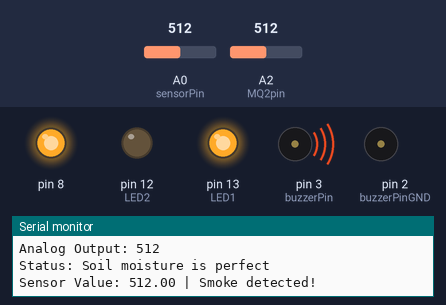
Bench run of a sketch on a simulated Arduino Uno, built with avr-gcc and run on an emulated ATmega328P. Parts: output pins drawn as LEDs (lit = HIGH), buzzer (waves = sounding, pin HIGH), the last lines printed to the serial monitor. The inputs (shaded band) are chosen by the test bench; at power-on: A0 (sensorPin) = 512, A2 (MQ2pin) = 512. Pins used as bus, display or sensor lines are not drawn.

Above: at 4.4 s.
4.5 s: A0 (sensorPin) set to 488
At 8.2 s:
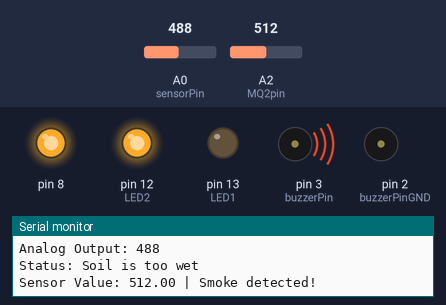
9.1 s: A0 (sensorPin) set to 810
At 12.1 s:
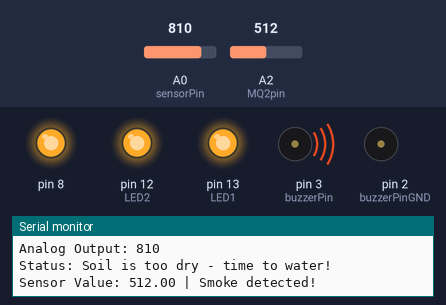
13.7 s: A2 (MQ2pin) set to 493
At 14.8 s:
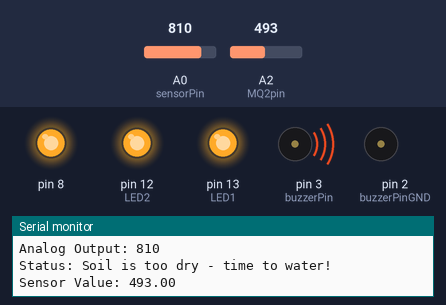
18.3 s: A0 (sensorPin) set to 763
22.9 s: A0 (sensorPin) set to 736
At 23.6 s:
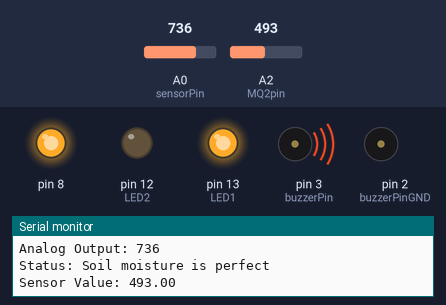
27.5 s: A0 (sensorPin) set to 900
At 28.3 s:
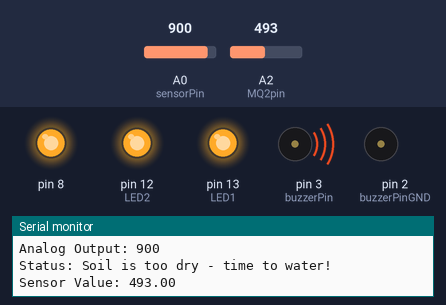
Timing chart, 0 to 30.5 s (numbered marks = the images above; inputs shaded):
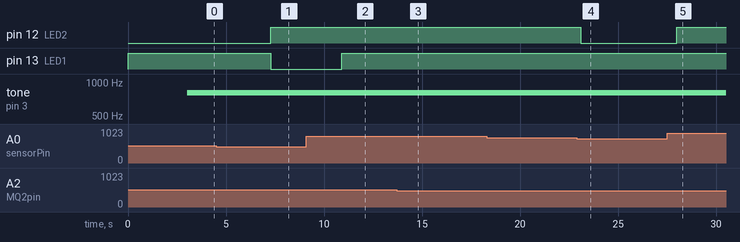

Measured:
- the behaviour switches between 500 and 499 on A0 (sensorPin) (found by bisection; images 0 and 1)
- the behaviour switches between 750 and 749 on A0 (sensorPin) (found by bisection; images 3 and 4)
- after the input at 4.5 s, pin 12 (LED2): LOW → HIGH after 2.8 s; pin 13 (LED1): HIGH → LOW after 2.8 s; tone on pin 3 (buzzerPin): stays 800 Hz (without the input it goes to 563 Hz after 4.6 s)
- after the input at 9.1 s, pin 13 (LED1): LOW → HIGH after 1.8 s; tone on pin 3 (buzzerPin): stays 800 Hz (without the input it goes to 756 Hz after 4.6 s)
- after the input at 13.7 s, tone on pin 3 (buzzerPin): stays 800 Hz (without the input it goes to 226 Hz after 4.6 s)
- after the input at 22.9 s, pin 12 (LED2): HIGH → LOW after 0.20 s
- after the input at 27.5 s, pin 12 (LED2): LOW → HIGH after 0.49 s

The sketch:

task5_TreeProtect.ino
```cpp
/* -------------------------------------------------------------------------- */
/*                                   烟雾传感器部分                                  */
/* -------------------------------------------------------------------------- */
#define MQ2pin A2
float sensorValue; // variable to store sensor value

/* -------------------------------- 土壤湿度传感器部分 ------------------------------- */

/* Change these values based on your calibration values */
#define soilWet 500 // Define max value we consider soil 'wet'
#define soilDry 750 // Define min value we consider soil 'dry'

const int LED1 = 13;
const int LED2 = 12;

// Sensor pins
#define sensorPower 7
#define sensorPin A0
/* ---------------------------------- 蜂鸣器部分 --------------------------------- */
const int buzzerPin = 3;
const int buzzerPinGND = 2;

int fre;
void setup()
{
    pinMode(8, OUTPUT);
    digitalWrite(8, HIGH); // 充当VCC

    pinMode(buzzerPinGND, OUTPUT);
    pinMode(buzzerPin, OUTPUT);
    digitalWrite(buzzerPin, LOW);
    digitalWrite(buzzerPinGND, LOW);

    pinMode(sensorPower, OUTPUT);
    pinMode(LED1, OUTPUT);
    pinMode(LED2, OUTPUT);

    // Initially keep the sensor OFF
    digitalWrite(sensorPower, LOW);
    digitalWrite(LED1, LOW);
    digitalWrite(LED2, LOW);

    Serial.begin(115200);

    Serial.println("Gas sensor warming up!");
    // delay(20000); // allow the MQ-6 to warm up
}

void loop()
{
    /* --------------------------------- 土壤湿度传感器 -------------------------------- */
    // get the reading from the function below and print it
    int moisture = readSensor();
    Serial.print("Analog Output: ");
    Serial.println(moisture);
    // Determine status of our soil
    if (moisture < soilWet)
    {
        Serial.println("Status: Soil is too wet");
        digitalWrite(LED1, 0);
        digitalWrite(LED2, 1);
    }
    else if (moisture >= soilWet && moisture < soilDry)
    {
        Serial.println("Status: Soil moisture is perfect");
        digitalWrite(LED1, 1);
        digitalWrite(LED2, 0);
    }
    else
    {
        Serial.println("Status: Soil is too dry - time to water!");
        digitalWrite(LED1, 1);
        digitalWrite(LED2, 1);
    }
    /* ---------------------------------- 烟雾传感器 --------------------------------- */
    sensorValue = analogRead(MQ2pin); // read analog input pin 0

    Serial.print("Sensor Value: ");
    Serial.print(sensorValue);

    if (sensorValue > 500)
    {
        Serial.print(" | Smoke detected!");
        // 频率从200到800
        for (int i = 200; i <= 800; i++)
        {
            tone(buzzerPin, i);
            delay(5);
        }
    }

    Serial.println("");
    delay(500); // wait 2s for next reading
                /* ---------------------------------- 延长时间 ---------------------------------- */
    delay(100); // Take a reading every second for testing
                // Normally you should take reading perhaps once or twice a day
    Serial.println();
}
//  This function returns the analog soil moisture measurement
int readSensor()
{
    digitalWrite(sensorPower, HIGH); // Turn the sensor ON
    delay(10);                       // Allow power to settle
    int val = analogRead(sensorPin); // Read the analog value form sensor
    digitalWrite(sensorPower, LOW);  // Turn the sensor OFF
    return val;                      // Return analog moisture value
}
```
